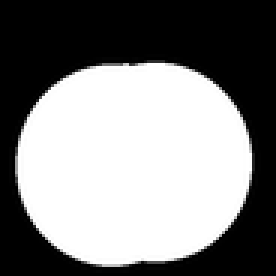
%> input picture 9. Shape Recognition Lab/Models/apple.gif, 92 x 92 px, shrunk from 256 x 256 before the run (shown 3 times larger)
$ octave S1_Calculation.m   (GNU Octave 9; MATLAB toolbox functions it lacks are replaced by stand-ins)
%> lines starting %> are read from the running program, lines starting %| are printed output that depends on the picture; in (x1, y1, x2, y2) boxes, pixels count from 0 and x2, y2 are one past the last pixel; in counts of white or black regions, pixels touching at a corner belong together; the program's own positions count from 1
### 9. Shape Recognition Lab/circularity.m
function Rc = circularity(A)
    % Convert the image to binary form
    binaryImage = ~logical(imbinarize(A));

    % Find the contour of the object
    contour = edge(binaryImage);

    % Find the coordinates of the contour points
    [row, col] = find(contour);

    % Initialize variables for diameter calculation
    maxDiameter = 0;

    % Calculate the maximum distance over all pairs of pixels
    for i = 1:length(row)
        for j = 1:length(row)
            distance = sqrt((row(i) - row(j))^2 + (col(i) - col(j))^2);
            if distance > maxDiameter
                maxDiameter = distance;
            end
        end
    end

    % Calculate the area of the object
    area = sum(binaryImage(:));

    % Calculate the circularity coefficient
    Rc = (4 * pi * area) / (maxDiameter^2);

    % Normalize the circularity coefficient
    Rc = 1 / Rc;
end

### 9. Shape Recognition Lab/S1_Calculation.m
% Read images
appleImage = imread('Models\apple.gif');
%> appleImage: size 92x92 uint8; min 0, max 152, mean 78
bellImage = imread('Models\bell.gif');
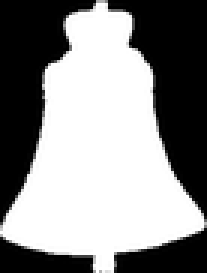
%> input picture 9. Shape Recognition Lab/Models/bell.gif, 69 x 91 px, shrunk from 190 x 253 before the run (shown 3 times larger)
%> bellImage: size 91x69 uint8; min 0, max 181, mean 98.7
hammerImage = imread('Models\hammer.gif');
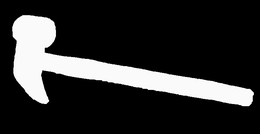
%> input picture 9. Shape Recognition Lab/Models/hammer.gif, 260 x 134 px, shrunk from 720 x 371 before the run
%> hammerImage: size 134x260 uint8; min 0, max 241, mean 44.4

% Calculate circularity coefficients
RcApple = circularity(appleImage);
%> in circularity, `binaryImage = ~logical(imbinarize(A));`:
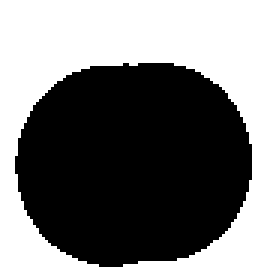
%> binaryImage: size 92x92 logical (shown 3 times larger); 48.8% white; 1 white region, box (x1, y1, x2, y2) and area: (0, 0, 92, 92) 4128
%> in circularity, `contour = edge(binaryImage);`:
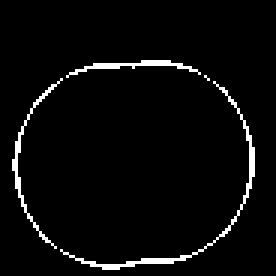
%> contour: size 92x92 logical (shown 3 times larger); 3.7% white in thin lines or dots, all inside (x1, y1, x2, y2) = (4, 20, 85, 90)
%> in circularity, `[row, col] = find(contour);`: row = 310 values from 21 to 90; col = 310 values from 5 to 85
%> after the loop in circularity, `for i = 1:length(row)`: maxDiameter = 80.31
%> in circularity, `area = sum(binaryImage(:));`: area = 4128
%> in circularity, `Rc = (4 * pi * area) / (maxDiameter^2);`: Rc = 8.04
%> in circularity, `Rc = 1 / Rc;`: Rc = 0.124
%> RcApple = 0.124
RcBell = circularity(bellImage);
%> in circularity (call 2), `binaryImage = ~logical(imbinarize(A));`: binaryImage: size 91x69 logical; 45.5% white; 4 white regions, box (x1, y1, x2, y2) and area: (36, 0, 69, 74) 1230, (0, 0, 32, 75) 1090, (38, 76, 69, 91) 303, (0, 79, 31, 91) 234
%> in circularity (call 2), `contour = edge(binaryImage);`:
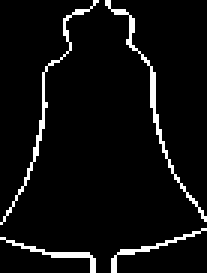
%> contour: size 91x69 logical (shown 3 times larger); 5.4% white in thin lines or dots
%> in circularity (call 2), `[row, col] = find(contour);`: row = 339 values from 1 to 91; col = 339 values from 1 to 69
%> after the loop in circularity (call 2), `for i = 1:length(row)`: maxDiameter = 90.27
%> in circularity (call 2), `area = sum(binaryImage(:));`: area = 2857
%> in circularity (call 2), `Rc = (4 * pi * area) / (maxDiameter^2);`: Rc = 4.41
%> in circularity (call 2), `Rc = 1 / Rc;`: Rc = 0.227
%> RcBell = 0.227
RcHammer = circularity(hammerImage);
%> in circularity (call 3), `binaryImage = ~logical(imbinarize(A));`:
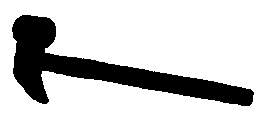
%> binaryImage: size 134x260 logical; 81.2% white; 1 black region, box (x1, y1, x2, y2) and area: (12, 15, 254, 106) 6554
%> in circularity (call 3), `contour = edge(binaryImage);`:
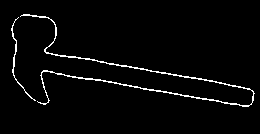
%> contour: size 134x260 logical; 2.9% white in thin lines or dots, all inside (x1, y1, x2, y2) = (11, 14, 255, 107)
%> in circularity (call 3), `[row, col] = find(contour);`: row = 1003 values from 15 to 107; col = 1003 values from 12 to 255
%> after the loop in circularity (call 3), `for i = 1:length(row)`: maxDiameter = 252.5
%> in circularity (call 3), `area = sum(binaryImage(:));`: area = 28286
%> in circularity (call 3), `Rc = (4 * pi * area) / (maxDiameter^2);`: Rc = 5.58
%> in circularity (call 3), `Rc = 1 / Rc;`: Rc = 0.179
%> RcHammer = 0.179

% Create a vector of coefficients
w = [RcApple, RcBell, RcHammer];
%> w = [0.124 0.227 0.179]
